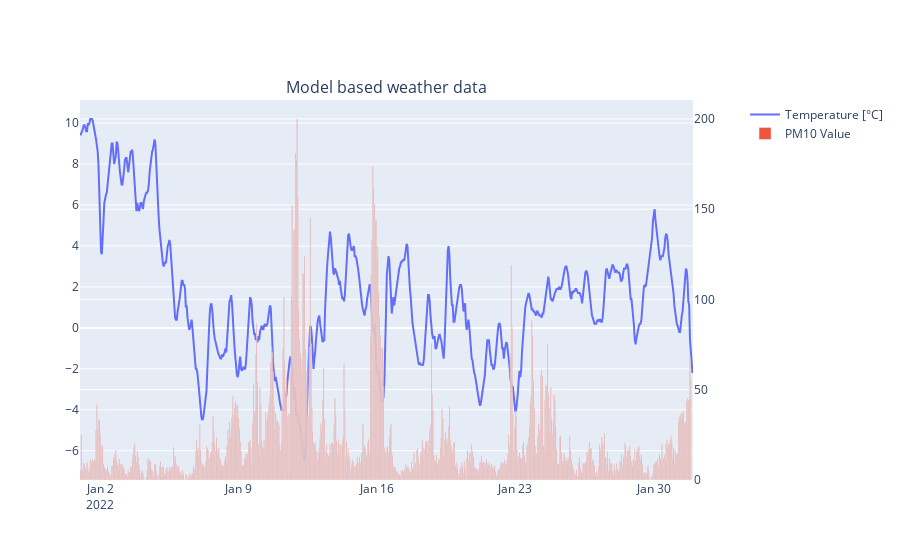

Notebook cell for this chart:
### Code cell
fig_model = make_subplots(specs=[[{"secondary_y": True}]], column_titles=["Model based weather data"])

fig_model.add_trace(go.Scatter(x=hourly_model.index, y=hourly_model["temperature_2m"], name="Temperature [°C]"))
fig_model.add_trace(go.Bar(x=hourly_model.index, y=januar["value"], name="PM10 Value"), secondary_y=True)

### Figure 1 — Plotly figure (JSON) as saved in the notebook; plotly's stock layout.template omitted (floating-point values rounded to 4 significant figures; data arrays with more than 128 entries replaced by an {"elided": "..."} marker saying what was removed)
{"data": [{"name": "Temperature [°C]", "type": "scatter", "x": {"elided": "744 str values"}, "y": {"elided": "744 float values"}}, {"name": "PM10 Value", "type": "bar", "x": {"elided": "744 str values"}, "xaxis": "x", "y": {"elided": "744 float values"}, "yaxis": "y2"}], "layout": {"annotations": [{"font": {"size": 16}, "showarrow": false, "text": "Model based weather data", "x": 0.47, "xanchor": "center", "xref": "paper", "y": 1, "yanchor": "bottom", "yref": "paper"}], "xaxis": {"anchor": "y", "domain": [0, 0.94]}, "yaxis": {"anchor": "x", "domain": [0, 1]}, "yaxis2": {"anchor": "x", "overlaying": "y", "side": "right"}}}
